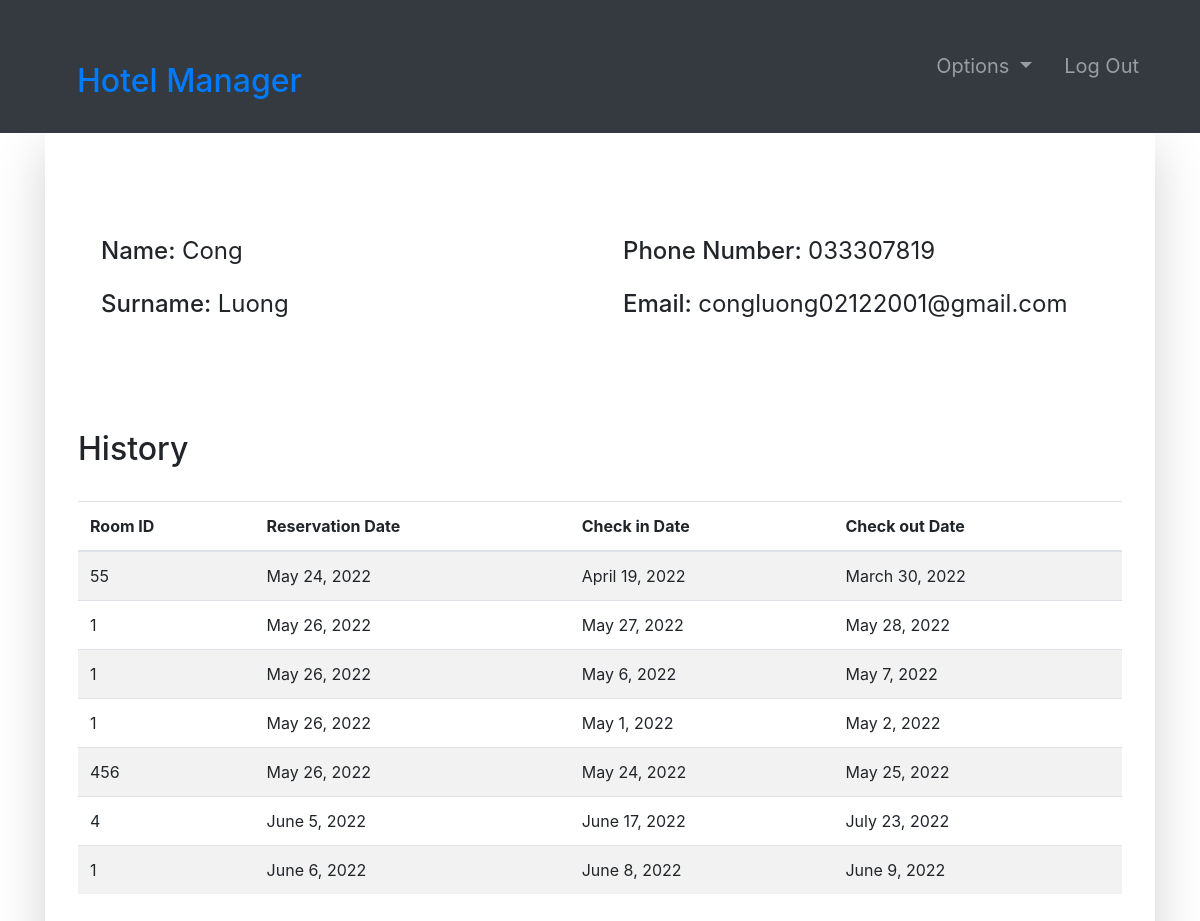
/guest-profile/2 (signed in), run on an earlier commit of the app's database.
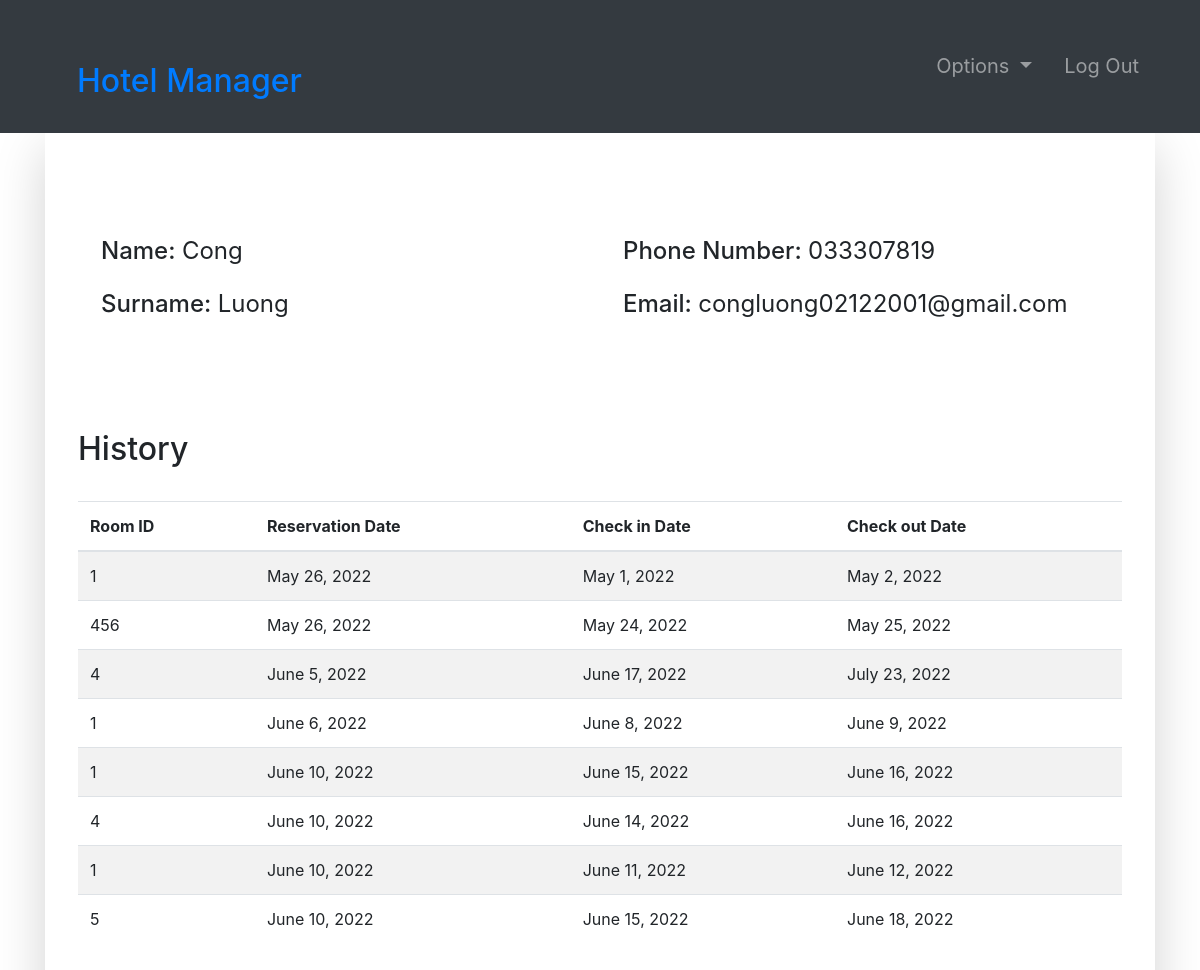
And on a later commit of the database.
### room/models.py (models this page shows, shortened)
class Booking(models.Model):
    roomNumber = models.ForeignKey(Room, on_delete=models.CASCADE)
    guest = models.ForeignKey(Guest, null=True, on_delete=models.CASCADE)
    dateOfReservation = models.DateField(default=timezone.now)
    startDate = models.DateField()
    endDate = models.DateField()

class Room(models.Model):
    ROOM_TYPES = (
        ('A', 'A'),
        ('B', 'B'),
        ('C', 'C'),
    )
    number = models.IntegerField(primary_key=True)
    capacity = models.SmallIntegerField()
    numberOfBeds = models.SmallIntegerField()
    roomType = models.CharField(max_length=20, choices=ROOM_TYPES)
    price = models.FloatField()
    statusStartDate = models.DateField(null=True)
    statusEndDate = models.DateField(null=True)
    def __str__(self):
        return str(self.number)

### accounts/views.py (the view, shortened to what this page needs)
# urls.py: path('guest-profile/<str:pk>', guest_profile, name="guest-profile"),
@login_required(login_url='login')
def guest_profile(request, pk):
    tempUser = User.objects.get(id=pk)
    guest = Guest.objects.get(user=tempUser)
    role = str(request.user.groups.all()[0])
    path = role + "/"
    bookings = Booking.objects.filter(guest=guest)
    context = {
        "role": role,
        "guest": guest,
        "bookings": bookings
    }
    return render(request, path + "guest-profile.html", context)

### Templates/admin/guest-profile.html
{% extends '../index.html' %}
{% block context %}
{% include '../common_pages/guest-profile.html' %}
{% endblock %}

### Templates/common_pages/guest-profile.html (shortened to what this page needs)
<div class="container">
    <div class="shadow-lg p-5">
        <div class="row mt-5">
            <div class="col-6">
                <form action="" method="POST">
                    <div class="p-2 h4">
                        <span>Name:</span>
                        {% if guest.user.id != request.user.id %}
                        <span class="font-weight-normal">{{guest.user.first_name}} </span>
                        {% else %}
                        <input type="text" class="form-control border border-secondary" id="id_first_name"
                            value="{{guest.user.first_name}}" name="first_name">
                        {% endif %}
                    </div>
                    <div class="p-2 h4">
                        <span>Surname:</span>
                        {% if guest.user.id != request.user.id %}
                        <span class="font-weight-normal"> {{guest.user.last_name}}</span>
                        {% else %}
                        <input type="text" class="form-control border border-secondary" id="id_last_name"
                            value="{{guest.user.last_name}}" name="last_name">
                        {% endif %}
                    </div>
            </div>
            <div class="col-6">
                <div class="p-2 h4">
                    <span>Phone Number: </span>
                    {% if guest.user.id != request.user.id %}
                    <span class="font-weight-normal">{{guest.phoneNumber}}</span>
                    {% else %}
                    <input type="text" class="form-control border border-secondary" id="id_phoneNumber"
                        value="{{guest.phoneNumber}}" name="phoneNumber">
                    {% endif %}
                </div>
                <div class="p-2 h4">
                    <span>Email:</span>
                    {% if guest.user.id != request.user.id %}
                    <span class="font-weight-normal"> {{guest.user.email}}</span>
                    {% else %}
                    <input type="text" class="form-control border border-secondary" id="id_email"
                        value="{{guest.user.email}}" name="guest.user.email">
                    {% endif %}
                </div>
            </div>
        </div>
        <br>
        <br>
        <div class="row">
            <div class="table-responsive table-striped my-5">
                <div class="table-header row">
                    <div class="col-sm-12 col-md-12 col-lg-4 mb-4">
                        <h2>History</h2>
                    </div>
                </div>
                <table class="table table-hover">
                    <thead>
                        <tr>
                            <th>Room ID</th>
                            <th>Reservation Date</th>
                            <th>Check in Date</th>
                            <th>Check out Date</th>
                        </tr>
                    </thead>
                    <tbody>
                        {% for bo in bookings %}
                        <tr>
                            <td>{{bo.roomNumber}}</td>
                            <td>{{bo.dateOfReservation}}</td>
                            <td>{{bo.startDate}}</td>
                            <td>{{bo.endDate}}</td>
                        </tr>
                        {% endfor %}
                    </tbody>
                </table>
            </div>
        </div>
    </div>
</div>

What changed in the data, as far as the page shows it:
removed Booking: roomNumber "55", dateOfReservation "May 24, 2022", startDate "April 19, 2022", endDate "March 30, 2022"
removed Booking: roomNumber "1", dateOfReservation "May 26, 2022", startDate "May 27, 2022", endDate "May 28, 2022"
removed Booking: roomNumber "1", dateOfReservation "May 26, 2022", startDate "May 6, 2022", endDate "May 7, 2022"
added Booking: roomNumber "1", dateOfReservation "June 10, 2022", startDate "June 15, 2022", endDate "June 16, 2022"
added Booking: roomNumber "4", dateOfReservation "June 10, 2022", startDate "June 14, 2022", endDate "June 16, 2022"
added Booking: roomNumber "1", dateOfReservation "June 10, 2022", startDate "June 11, 2022", endDate "June 12, 2022"
added Booking: roomNumber "5", dateOfReservation "June 10, 2022", startDate "June 15, 2022", endDate "June 18, 2022"
